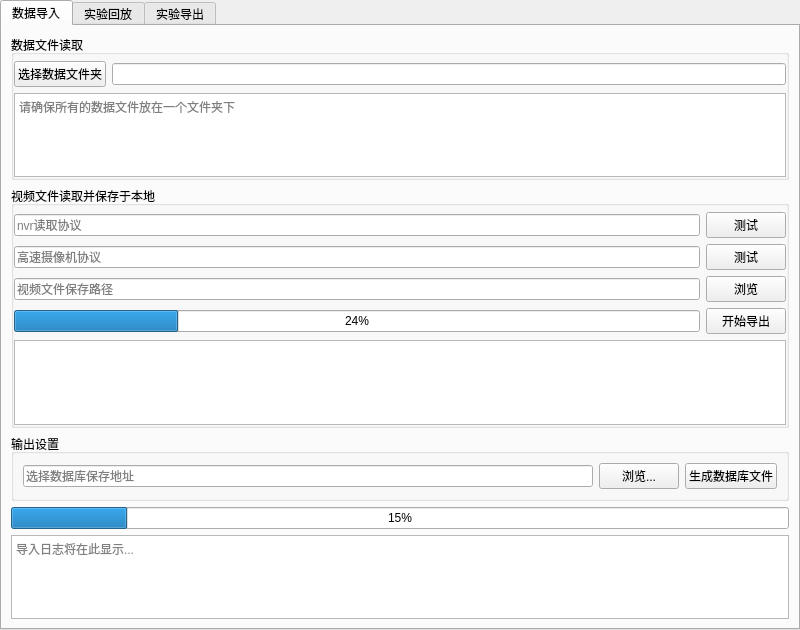
<?xml version="1.0" encoding="UTF-8"?>
<ui version="4.0">
 <class>MainWindow</class>
 <widget class="QMainWindow" name="MainWindow">
  <property name="geometry">
   <rect>
    <x>0</x>
    <y>0</y>
    <width>800</width>
    <height>630</height>
   </rect>
  </property>
  <property name="windowTitle">
   <string>实验回溯系统</string>
  </property>
  <widget class="QWidget" name="centralwidget">
   <layout class="QHBoxLayout" name="horizontalLayout">
    <property name="leftMargin">
     <number>0</number>
    </property>
    <property name="topMargin">
     <number>0</number>
    </property>
    <property name="rightMargin">
     <number>0</number>
    </property>
    <property name="bottomMargin">
     <number>0</number>
    </property>
    <item>
     <widget class="QTabWidget" name="tabWidget">
      <property name="currentIndex">
       <number>0</number>
      </property>
      <widget class="QWidget" name="tab_import">
       <attribute name="title">
        <string>数据导入</string>
       </attribute>
       <layout class="QVBoxLayout" name="verticalLayout_5">
        <item>
         <widget class="QGroupBox" name="csv_group">
          <property name="sizePolicy">
           <sizepolicy hsizetype="Preferred" vsizetype="Preferred">
            <horstretch>0</horstretch>
            <verstretch>0</verstretch>
           </sizepolicy>
          </property>
          <property name="title">
           <string>数据文件读取</string>
          </property>
          <layout class="QVBoxLayout" name="csv_layout">
           <property name="leftMargin">
            <number>0</number>
           </property>
           <property name="topMargin">
            <number>6</number>
           </property>
           <property name="rightMargin">
            <number>0</number>
           </property>
           <property name="bottomMargin">
            <number>0</number>
           </property>
           <item>
            <layout class="QHBoxLayout" name="csv_select_layout">
             <item>
              <widget class="QPushButton" name="btn_add_csv">
               <property name="text">
                <string>选择数据文件夹</string>
               </property>
              </widget>
             </item>
             <item>
              <widget class="QLineEdit" name="csv_path_line">
               <property name="dragEnabled">
                <bool>true</bool>
               </property>
               <property name="readOnly">
                <bool>true</bool>
               </property>
              </widget>
             </item>
            </layout>
           </item>
           <item>
            <widget class="QTextEdit" name="csv_log">
             <property name="sizePolicy">
              <sizepolicy hsizetype="Preferred" vsizetype="Preferred">
               <horstretch>0</horstretch>
               <verstretch>0</verstretch>
              </sizepolicy>
             </property>
             <property name="minimumSize">
              <size>
               <width>0</width>
               <height>0</height>
              </size>
             </property>
             <property name="readOnly">
              <bool>true</bool>
             </property>
             <property name="placeholderText">
              <string>请确保所有的数据文件放在一个文件夹下</string>
             </property>
            </widget>
           </item>
          </layout>
         </widget>
        </item>
        <item>
         <widget class="QGroupBox" name="videoGroup">
          <property name="autoFillBackground">
           <bool>false</bool>
          </property>
          <property name="title">
           <string>视频文件读取并保存于本地</string>
          </property>
          <layout class="QVBoxLayout" name="verticalLayout_4">
           <property name="spacing">
            <number>6</number>
           </property>
           <property name="leftMargin">
            <number>0</number>
           </property>
           <property name="topMargin">
            <number>6</number>
           </property>
           <property name="rightMargin">
            <number>0</number>
           </property>
           <property name="bottomMargin">
            <number>0</number>
           </property>
           <item>
            <layout class="QHBoxLayout" name="horizontalLayout_2">
             <item>
              <widget class="QLineEdit" name="nvr_lineEdit">
               <property name="placeholderText">
                <string>nvr读取协议</string>
               </property>
              </widget>
             </item>
             <item>
              <widget class="QPushButton" name="nvr_testBtn">
               <property name="text">
                <string>测试</string>
               </property>
              </widget>
             </item>
            </layout>
           </item>
           <item>
            <layout class="QHBoxLayout" name="horizontalLayout_3">
             <item>
              <widget class="QLineEdit" name="camera_lineEdit">
               <property name="placeholderText">
                <string>高速摄像机协议</string>
               </property>
              </widget>
             </item>
             <item>
              <widget class="QPushButton" name="camera_textBtn">
               <property name="text">
                <string>测试</string>
               </property>
              </widget>
             </item>
            </layout>
           </item>
           <item>
            <layout class="QHBoxLayout" name="horizontalLayout_4">
             <item>
              <widget class="QLineEdit" name="video_save_path_lineEdit">
               <property name="placeholderText">
                <string>视频文件保存路径</string>
               </property>
              </widget>
             </item>
             <item>
              <widget class="QPushButton" name="video_save_path_browseBtn">
               <property name="text">
                <string>浏览</string>
               </property>
              </widget>
             </item>
            </layout>
           </item>
           <item>
            <layout class="QHBoxLayout" name="horizontalLayout_5">
             <item>
              <widget class="QProgressBar" name="video_collect_progressBar">
               <property name="value">
                <number>24</number>
               </property>
              </widget>
             </item>
             <item>
              <widget class="QPushButton" name="video_collectBtn">
               <property name="text">
                <string>开始导出</string>
               </property>
              </widget>
             </item>
            </layout>
           </item>
           <item>
            <widget class="QTextEdit" name="collection_progressBar"/>
           </item>
          </layout>
         </widget>
        </item>
        <item>
         <widget class="QGroupBox" name="output_group">
          <property name="title">
           <string>输出设置</string>
          </property>
          <layout class="QVBoxLayout" name="output_layout">
           <item>
            <layout class="QHBoxLayout" name="output_select_layout">
             <item>
              <widget class="QLineEdit" name="db_save_path_lineEdit">
               <property name="placeholderText">
                <string>选择数据库保存地址</string>
               </property>
              </widget>
             </item>
             <item>
              <widget class="QPushButton" name="db_save_pathBtn">
               <property name="text">
                <string>浏览...</string>
               </property>
              </widget>
             </item>
             <item>
              <widget class="QPushButton" name="dbCreate">
               <property name="text">
                <string>生成数据库文件</string>
               </property>
              </widget>
             </item>
            </layout>
           </item>
          </layout>
         </widget>
        </item>
        <item>
         <widget class="QProgressBar" name="progress_import">
          <property name="value">
           <number>15</number>
          </property>
         </widget>
        </item>
        <item>
         <widget class="QTextEdit" name="text_import_log">
          <property name="sizePolicy">
           <sizepolicy hsizetype="Preferred" vsizetype="Expanding">
            <horstretch>0</horstretch>
            <verstretch>0</verstretch>
           </sizepolicy>
          </property>
          <property name="readOnly">
           <bool>true</bool>
          </property>
          <property name="placeholderText">
           <string>导入日志将在此显示...</string>
          </property>
         </widget>
        </item>
       </layout>
      </widget>
      <widget class="QWidget" name="tab_display">
       <attribute name="title">
        <string>实验回放</string>
       </attribute>
       <layout class="QVBoxLayout" name="display_layout">
        <item>
         <layout class="QHBoxLayout" name="main_content_layout">
          <item>
           <layout class="QVBoxLayout" name="video_layout">
            <property name="spacing">
             <number>5</number>
            </property>
           </layout>
          </item>
          <item>
           <widget class="QTabWidget" name="videoArea">
            <property name="currentIndex">
             <number>0</number>
            </property>
            <widget class="QWidget" name="tab">
             <attribute name="title">
              <string>单视角</string>
             </attribute>
             <layout class="QVBoxLayout" name="verticalLayout">
              <item>
               <widget class="QFrame" name="frame">
                <property name="frameShape">
                 <enum>QFrame::StyledPanel</enum>
                </property>
                <property name="frameShadow">
                 <enum>QFrame::Raised</enum>
                </property>
               </widget>
              </item>
             </layout>
            </widget>
            <widget class="QWidget" name="tab_2">
             <attribute name="title">
              <string>主视角</string>
             </attribute>
             <layout class="QVBoxLayout" name="verticalLayout_2">
              <item>
               <layout class="QGridLayout" name="gridLayout">
                <item row="0" column="0">
                 <widget class="QFrame" name="frame_2">
                  <property name="frameShape">
                   <enum>QFrame::StyledPanel</enum>
                  </property>
                  <property name="frameShadow">
                   <enum>QFrame::Raised</enum>
                  </property>
                 </widget>
                </item>
                <item row="0" column="1">
                 <widget class="QFrame" name="frame_3">
                  <property name="frameShape">
                   <enum>QFrame::StyledPanel</enum>
                  </property>
                  <property name="frameShadow">
                   <enum>QFrame::Raised</enum>
                  </property>
                 </widget>
                </item>
                <item row="1" column="0">
                 <widget class="QFrame" name="frame_4">
                  <property name="frameShape">
                   <enum>QFrame::StyledPanel</enum>
                  </property>
                  <property name="frameShadow">
                   <enum>QFrame::Raised</enum>
                  </property>
                 </widget>
                </item>
                <item row="1" column="1">
                 <widget class="QFrame" name="frame_5">
                  <property name="frameShape">
                   <enum>QFrame::StyledPanel</enum>
                  </property>
                  <property name="frameShadow">
                   <enum>QFrame::Raised</enum>
                  </property>
                 </widget>
                </item>
               </layout>
              </item>
             </layout>
            </widget>
            <widget class="QWidget" name="tab_3">
             <attribute name="title">
              <string>全局视角</string>
             </attribute>
             <layout class="QVBoxLayout" name="verticalLayout_3">
              <item>
               <layout class="QGridLayout" name="gridLayout_2">
                <item row="0" column="0">
                 <widget class="QFrame" name="frame_6">
                  <property name="frameShape">
                   <enum>QFrame::StyledPanel</enum>
                  </property>
                  <property name="frameShadow">
                   <enum>QFrame::Raised</enum>
                  </property>
                 </widget>
                </item>
                <item row="0" column="1">
                 <widget class="QFrame" name="frame_7">
                  <property name="frameShape">
                   <enum>QFrame::StyledPanel</enum>
                  </property>
                  <property name="frameShadow">
                   <enum>QFrame::Raised</enum>
                  </property>
                 </widget>
                </item>
                <item row="0" column="2">
                 <widget class="QFrame" name="frame_8">
                  <property name="frameShape">
                   <enum>QFrame::StyledPanel</enum>
                  </property>
                  <property name="frameShadow">
                   <enum>QFrame::Raised</enum>
                  </property>
                 </widget>
                </item>
                <item row="0" column="3">
                 <widget class="QFrame" name="frame_9">
                  <property name="frameShape">
                   <enum>QFrame::StyledPanel</enum>
                  </property>
                  <property name="frameShadow">
                   <enum>QFrame::Raised</enum>
                  </property>
                 </widget>
                </item>
                <item row="1" column="0">
                 <widget class="QFrame" name="frame_10">
                  <property name="frameShape">
                   <enum>QFrame::StyledPanel</enum>
                  </property>
                  <property name="frameShadow">
                   <enum>QFrame::Raised</enum>
                  </property>
                 </widget>
                </item>
                <item row="1" column="1">
                 <widget class="QFrame" name="frame_13">
                  <property name="frameShape">
                   <enum>QFrame::StyledPanel</enum>
                  </property>
                  <property name="frameShadow">
                   <enum>QFrame::Raised</enum>
                  </property>
                 </widget>
                </item>
                <item row="1" column="2">
                 <widget class="QFrame" name="frame_12">
                  <property name="frameShape">
                   <enum>QFrame::StyledPanel</enum>
                  </property>
                  <property name="frameShadow">
                   <enum>QFrame::Raised</enum>
                  </property>
                 </widget>
                </item>
                <item row="1" column="3">
                 <widget class="QFrame" name="frame_11">
                  <property name="frameShape">
                   <enum>QFrame::StyledPanel</enum>
                  </property>
                  <property name="frameShadow">
                   <enum>QFrame::Raised</enum>
                  </property>
                 </widget>
                </item>
                <item row="2" column="0">
                 <widget class="QFrame" name="frame_14">
                  <property name="frameShape">
                   <enum>QFrame::StyledPanel</enum>
                  </property>
                  <property name="frameShadow">
                   <enum>QFrame::Raised</enum>
                  </property>
                 </widget>
                </item>
                <item row="2" column="1">
                 <widget class="QFrame" name="frame_17">
                  <property name="frameShape">
                   <enum>QFrame::StyledPanel</enum>
                  </property>
                  <property name="frameShadow">
                   <enum>QFrame::Raised</enum>
                  </property>
                 </widget>
                </item>
                <item row="2" column="2">
                 <widget class="QFrame" name="frame_16">
                  <property name="frameShape">
                   <enum>QFrame::StyledPanel</enum>
                  </property>
                  <property name="frameShadow">
                   <enum>QFrame::Raised</enum>
                  </property>
                 </widget>
                </item>
                <item row="2" column="3">
                 <widget class="QFrame" name="frame_15">
                  <property name="frameShape">
                   <enum>QFrame::StyledPanel</enum>
                  </property>
                  <property name="frameShadow">
                   <enum>QFrame::Raised</enum>
                  </property>
                 </widget>
                </item>
                <item row="3" column="0">
                 <widget class="QFrame" name="frame_18">
                  <property name="frameShape">
                   <enum>QFrame::StyledPanel</enum>
                  </property>
                  <property name="frameShadow">
                   <enum>QFrame::Raised</enum>
                  </property>
                 </widget>
                </item>
                <item row="3" column="1">
                 <widget class="QFrame" name="frame_21">
                  <property name="frameShape">
                   <enum>QFrame::StyledPanel</enum>
                  </property>
                  <property name="frameShadow">
                   <enum>QFrame::Raised</enum>
                  </property>
                 </widget>
                </item>
                <item row="3" column="2">
                 <widget class="QFrame" name="frame_20">
                  <property name="frameShape">
                   <enum>QFrame::StyledPanel</enum>
                  </property>
                  <property name="frameShadow">
                   <enum>QFrame::Raised</enum>
                  </property>
                 </widget>
                </item>
                <item row="3" column="3">
                 <widget class="QFrame" name="frame_19">
                  <property name="frameShape">
                   <enum>QFrame::StyledPanel</enum>
                  </property>
                  <property name="frameShadow">
                   <enum>QFrame::Raised</enum>
                  </property>
                 </widget>
                </item>
               </layout>
              </item>
             </layout>
            </widget>
           </widget>
          </item>
          <item>
           <layout class="QVBoxLayout" name="data_panel_layout">
            <item>
             <widget class="QTabWidget" name="tab_data_panel">
              <property name="sizePolicy">
               <sizepolicy hsizetype="Preferred" vsizetype="Expanding">
                <horstretch>0</horstretch>
                <verstretch>0</verstretch>
               </sizepolicy>
              </property>
              <property name="currentIndex">
               <number>2</number>
              </property>
              <widget class="QWidget" name="tab_status_data">
               <attribute name="title">
                <string>状态数据</string>
               </attribute>
               <layout class="QVBoxLayout" name="status_layout">
                <item>
                 <widget class="QTableWidget" name="table_status_data">
                  <property name="alternatingRowColors">
                   <bool>true</bool>
                  </property>
                 </widget>
                </item>
               </layout>
              </widget>
              <widget class="QWidget" name="tab_experiment_data">
               <attribute name="title">
                <string>实验数据</string>
               </attribute>
               <layout class="QVBoxLayout" name="experiment_layout">
                <item>
                 <widget class="QTableWidget" name="table_experiment_data">
                  <property name="alternatingRowColors">
                   <bool>true</bool>
                  </property>
                 </widget>
                </item>
               </layout>
              </widget>
              <widget class="QWidget" name="tab_annotations">
               <attribute name="title">
                <string>标注列表</string>
               </attribute>
               <layout class="QVBoxLayout" name="annotations_layout">
                <item>
                 <widget class="QTableWidget" name="table_annotations">
                  <property name="alternatingRowColors">
                   <bool>true</bool>
                  </property>
                 </widget>
                </item>
                <item>
                 <layout class="QHBoxLayout" name="annotation_buttons">
                  <item>
                   <widget class="QPushButton" name="btn_edit_annotation">
                    <property name="text">
                     <string>编辑</string>
                    </property>
                   </widget>
                  </item>
                  <item>
                   <widget class="QPushButton" name="btn_delete_annotation">
                    <property name="text">
                     <string>删除</string>
                    </property>
                   </widget>
                  </item>
                  <item>
                   <spacer name="annotation_spacer">
                    <property name="orientation">
                     <enum>Qt::Horizontal</enum>
                    </property>
                    <property name="sizeHint" stdset="0">
                     <size>
                      <width>40</width>
                      <height>20</height>
                     </size>
                    </property>
                   </spacer>
                  </item>
                 </layout>
                </item>
               </layout>
              </widget>
             </widget>
            </item>
           </layout>
          </item>
         </layout>
        </item>
        <item>
         <layout class="QVBoxLayout" name="controls_layout">
          <item>
           <layout class="QHBoxLayout" name="playback_controls">
            <item>
             <widget class="QPushButton" name="btn_play_pause">
              <property name="text">
               <string>播放/暂停</string>
              </property>
             </widget>
            </item>
            <item>
             <widget class="QSlider" name="slider_position">
              <property name="minimum">
               <number>0</number>
              </property>
              <property name="maximum">
               <number>100</number>
              </property>
              <property name="orientation">
               <enum>Qt::Horizontal</enum>
              </property>
             </widget>
            </item>
            <item>
             <widget class="QLabel" name="label_time">
              <property name="text">
               <string>00:00 / 00:00</string>
              </property>
             </widget>
            </item>
            <item>
             <widget class="QDoubleSpinBox" name="playSpeedControl"/>
            </item>
           </layout>
          </item>
         </layout>
        </item>
       </layout>
      </widget>
      <widget class="QWidget" name="tab_export">
       <attribute name="title">
        <string>实验导出</string>
       </attribute>
       <layout class="QVBoxLayout" name="export_layout">
        <item>
         <widget class="QLabel" name="label_export_placeholder">
          <property name="text">
           <string>导出功能开发中...</string>
          </property>
          <property name="alignment">
           <set>Qt::AlignCenter</set>
          </property>
         </widget>
        </item>
       </layout>
      </widget>
     </widget>
    </item>
   </layout>
  </widget>
  <action name="action_open">
   <property name="text">
    <string>打开</string>
   </property>
  </action>
  <action name="action_save">
   <property name="text">
    <string>保存</string>
   </property>
  </action>
  <action name="action_exit">
   <property name="text">
    <string>退出</string>
   </property>
  </action>
  <action name="action_about">
   <property name="text">
    <string>关于</string>
   </property>
  </action>
 </widget>
 <resources/>
 <connections/>
</ui>
